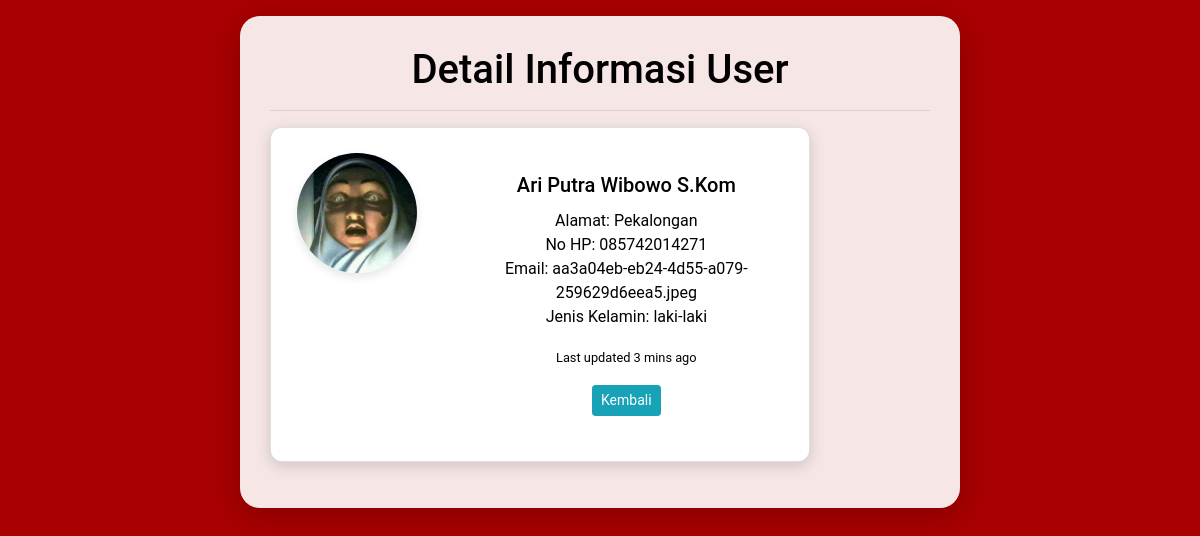
The page /informasi.php?id=17 on the database its author committed.
### tables this page shows
CREATE TABLE `users` (
  `id` int(200) NOT NULL,
  `nama` varchar(200) NOT NULL,
  `alamat` varchar(200) NOT NULL,
  `nohp` varchar(200) NOT NULL,
  `foto` varchar(200) NOT NULL,
  `jenis_kelamin` enum('laki-laki','perempuan','','') NOT NULL,
  `email` varchar(200) NOT NULL
);

### database.php (called while the page is built, shortened)
<?php
class Database {
    public $host = "localhost";
    public $username = "root";
    public $password = "";
    public $database = "db_php_0023";
    public $connect;
    function __construct() {
        $this->connect = mysqli_connect($this->host, $this->username, $this->password, $this->database);
    }
    function editData($id) {
        $stmt = $this->connect->prepare("SELECT * FROM users WHERE id = ?");
        $stmt->bind_param("i", $id);
        $stmt->execute();
        $result = $stmt->get_result();
        $rows = $result->fetch_all(MYSQLI_ASSOC);
        return $rows;
    }
}
?>

### informasi.php (the view, shortened to what this page needs)
<?php
include 'database.php';
$db = new Database();
$id = $_GET['id'];
$detail = $db->editData($id);
?>
<!doctype html>
<html lang="en">
  <head>
    <link rel="stylesheet" href="https://maxcdn.bootstrapcdn.com/bootstrap/4.5.2/css/bootstrap.min.css">
  </head>
  <body>
    <div class="container mt-3">
      <h1>Detail Informasi User</h1>
      <hr>
      <?php foreach ($detail as $dataUser) { ?>
  <div class="card mb-3" style="max-width: 540px;">
    <div class="row g-0">
      <div class="col-md-4">
        <img src="uploads/<?php echo $dataUser['foto']; ?>" class="img-fluid rounded-start" alt="Foto Profil">
      </div>
      <div class="col-md-8">
        <div class="card-body">
          <h5 class="card-title"><?php echo $dataUser['nama']; ?></h5>
          <p class="card-text">
            Alamat: <?php echo $dataUser['alamat']; ?><br>
            No HP: <?php echo $dataUser['nohp']; ?><br>
            Email: <?php echo $dataUser['email']; ?><br>
            Jenis Kelamin: <?php echo $dataUser['jenis_kelamin']; ?>
          </p>
          <p class="card-text"><small class="text-body-secondary">Last updated 3 mins ago</small></p>
          <a href = "index.php" class = "btn btn-info btn-sm">Kembali</a>
        </div>
      </div>
    </div>
  </div>
<?php } ?>
    </div>
  </body>
</html>

### informasi.php (style rules this page uses)
body { background-color: #a80000; font-family: 'Roboto', sans-serif; color: #000; margin: 0; padding: 0; }
.container { width: 60%; margin: 50px auto; background-color: rgba(255, 255, 255, 0.9); padding: 30px; border-radius: 20px; box-shadow: 0 8px 30px rgba(0, 0, 0, 0.2); text-align: center; animation: jedagJedug 1s infinite; }
.card { display: flex; flex-direction: row; align-items: center; background-color: #fff; padding: 25px; border-radius: 12px; box-shadow: 0 4px 15px rgba(0, 0, 0, 0.15); transition: transform 0.3s ease, box-shadow 0.3s ease; animation: jedagJedug 1s infinite ease-in-out; }
.card img { width: 120px; height: 120px; border-radius: 50%; margin-right: 20px; box-shadow: 0 4px 10px rgba(0, 0, 0, 0.1); object-fit: cover; animation: jedagJedug 1.2s infinite; }

### rows shown on the page
users: foto (picture), nama "Ari Putra Wibowo S.Kom", alamat "Pekalongan", nohp "085742014271", email "aa3a04eb-eb24-4d55-a079-259629d6eea5.jpeg", jenis_kelamin "laki-laki"
